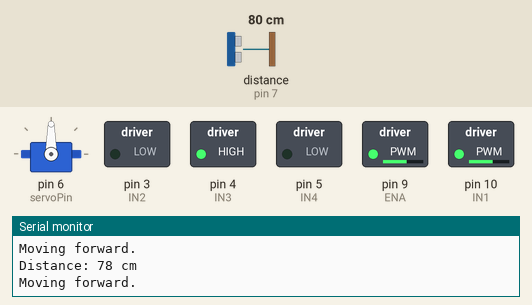
Bench run of a sketch on a simulated Arduino Uno, built with avr-gcc and run on an emulated ATmega328P. Shown: servo, switched loads named in the sketch (green lamp = pin HIGH), the last lines printed to the serial monitor. Wiring (inferred from the names in the program): ultrasonic range finder: trigger pin 8; echo pin 7. The test bench sets the inputs (shaded band); at power-on: distance to the obstacle (sensor on pin 7) 80 cm. The echo pulse lasts 58.3 µs per cm; pins used as bus, display or sensor lines are not drawn.

Above: at 1.2 s.
1.3 s: distance to the obstacle (sensor on pin 7) set to 23 cm
4.3 s: distance to the obstacle (sensor on pin 7) set to 19 cm
At 5.3 s:
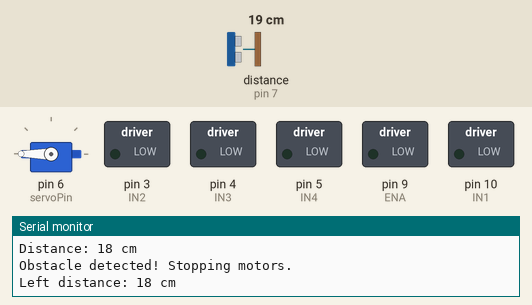
7.3 s: distance to the obstacle (sensor on pin 7) set to 35 cm
At 8.5 s:
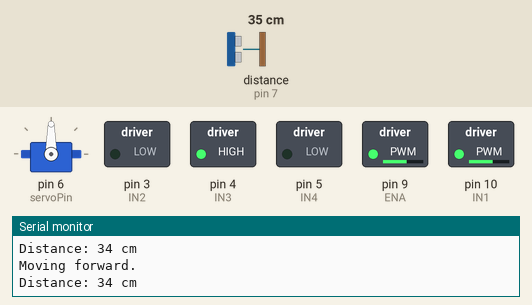
8.9 s: distance to the obstacle (sensor on pin 7) set to 2 cm
At 11.9 s:
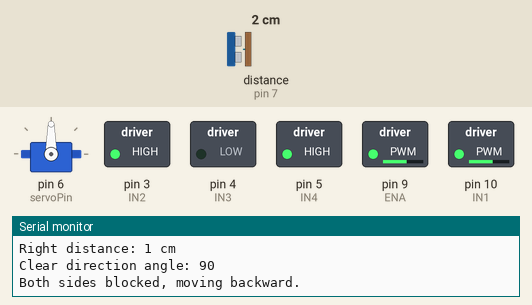
Timing chart, 0 to 12.9 s (numbered marks = the images above; inputs shaded):
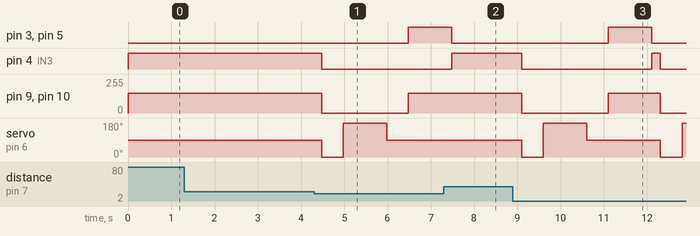

Measured:
- the behaviour switches between 21 and 20 cm on distance to the obstacle (sensor on pin 7) (found by bisection; images 0 and 1)
- after the input at 4.3 s, pin 3 (IN2), pin 5 (IN4): LOW → HIGH after 2.2 s; pin 4 (IN3): HIGH → LOW after 0.18 s; pin 9 (ENA), pin 10 (IN1): 150/255 → 0/255 after 0.18 s, → 150/255 2.0 s later; servo on pin 6 (servoPin): 90° → 0° after 0.18 s, → 180° 0.50 s later, → 90° 1.0 s later
- after the input at 7.3 s, pin 4 (IN3): goes on until 7.5 s, then stays HIGH; pin 9 (ENA), pin 10 (IN1): stays 150/255 (without the input it goes to 0/255 after 0.38 s); servo on pin 6 (servoPin): stays 90° (without the input it goes to 0° after 0.38 s)
- after the input at 8.9 s, pin 3 (IN2): LOW → HIGH after 2.2 s, → LOW 1.0 s later; pin 4 (IN3): HIGH → LOW after 0.20 s, → HIGH 3.0 s later, → LOW 0.20 s later

The sketch:

robo.ino
```cpp
#include <Servo.h>

// Define motor driver pins
const int IN1 = 10;
const int IN2 = 3;
const int IN3 = 4;
const int IN4 = 5;
const int ENA = 9; // PWM pin for motor A speed control
const int ENB = 10; // PWM pin for motor B speed control

// Define ultrasonic sensor pins
const int trigPin = 8;
const int echoPin = 7;

// Define servo motor
Servo myServo;
const int servoPin = 6;

// Variables to store distance and servo angle
long duration;
int distance;
int angle;
const int thresholdDistance = 20; // Distance to detect obstacle (in cm)

void setup() {
  // Initialize serial communication
  Serial.begin(9600);

  // Set all the motor control pins to outputs
  pinMode(IN1, OUTPUT);
  pinMode(IN2, OUTPUT);
  pinMode(IN3, OUTPUT);
  pinMode(IN4, OUTPUT);
  pinMode(ENA, OUTPUT);
  pinMode(ENB, OUTPUT);

  // Set up the ultrasonic sensor pins
  pinMode(trigPin, OUTPUT);
  pinMode(echoPin, INPUT);

  // Attach the servo to the pin
  myServo.attach(servoPin);

  // Move servo to initial position (center)
  myServo.write(90);

  // Debugging: confirm setup
  Serial.println("Setup complete. Starting loop...");
}

void loop() {
  // Get the distance from the ultrasonic sensor
  distance = getDistance();
  Serial.print("Distance: ");
  Serial.print(distance);
  Serial.println(" cm");

  // Check if there is an obstacle within the threshold distance
  if (distance < thresholdDistance) {
    // Obstacle detected, stop motors
    stopMotors();
    Serial.println("Obstacle detected! Stopping motors.");

    // Scan with servo to find clear path
    int clearDirection = scanForClearPath();
    Serial.print("Clear direction angle: ");
    Serial.println(clearDirection);

    // Adjust movement direction based on the clear path
    if (clearDirection == 90) {
      // Move backward if both sides are blocked
      moveBackward();
      Serial.println("Both sides blocked, moving backward.");
      delay(1000); // Move backward for 1 second
    } else if (clearDirection < 90) {
      // Turn left
      moveLeft();
      Serial.println("Turning left.");
      delay(1000); // Turn left for 1 second
    } else if (clearDirection > 90) {
      // Turn right
      moveRight();
      Serial.println("Turning right.");
      delay(1000); // Turn right for 1 second
    }

    moveForward();
  } else {
    // No obstacle, move forward
    moveForward();
    Serial.println("Moving forward.");
  }

  // Return servo to initial position (center)
  myServo.write(90);

  delay(200); // Wait a bit before the next reading
}

// Function to get the distance from the ultrasonic sensor
int getDistance() {
  // Send a 10us pulse to trigger pin
  digitalWrite(trigPin, LOW);
  delayMicroseconds(2);
  digitalWrite(trigPin, HIGH);
  delayMicroseconds(10);
  digitalWrite(trigPin, LOW);

  // Measure the duration of the echo pulse
  duration = pulseIn(echoPin, HIGH);

  // Calculate the distance (in cm)
  int distance = duration * 0.034 / 2;

  return distance;
}

// Function to scan for a clear path using the servo
int scanForClearPath() {


  int leftDistance, rightDistance;

  // Look to the left (0 degrees)
  myServo.write(0);
  delay(500); // Allow time for servo to move
  leftDistance = getDistance();
  Serial.print("Left distance: ");
  Serial.print(leftDistance);
  Serial.println(" cm");

  // Look to the right (180 degrees)
  myServo.write(180);
  delay(1000); // Allow time for servo to move
  rightDistance = getDistance();
  Serial.print("Right distance: ");
  Serial.print(rightDistance);
  Serial.println(" cm");

  // Return to center (90 degrees)
  myServo.write(90);
  delay(500); // Allow time for servo to move

  // Determine the clearer path
  if (leftDistance < thresholdDistance && rightDistance < thresholdDistance) {
    return 90; // Both sides are blocked, signal to move backward
  } else if (leftDistance > rightDistance) {
    return 0; // Clearer to the left
  } else {
    return 180; // Clearer to the right
  }
}

// Motor control functions
void moveForward() {
  // Set motors to move forward
  digitalWrite(IN1, HIGH);
  digitalWrite(IN2, LOW);
  digitalWrite(IN3, HIGH);
  digitalWrite(IN4, LOW);

  // Set speed
  analogWrite(ENA, 150); // Full speed for motor A
  analogWrite(ENB, 150); // Full speed for motor B
}

void moveBackward() {
  // Set motors to move backward
  digitalWrite(IN1, LOW);
  digitalWrite(IN2, HIGH);
  digitalWrite(IN3, LOW);
  digitalWrite(IN4, HIGH);

  // Set speed
  analogWrite(ENA, 150); // Full speed for motor A
  analogWrite(ENB, 150); // Full speed for motor B
}

void moveLeft() {
  // Set motors to turn left
  digitalWrite(IN1, LOW);
  digitalWrite(IN2, HIGH);
  digitalWrite(IN3, HIGH);
  digitalWrite(IN4, LOW);

  // Set speed
  analogWrite(ENA, 150); // Full speed for motor A
  analogWrite(ENB, 150); // Full speed for motor B
}

void moveRight() {
  // Set motors to turn right
  digitalWrite(IN1, HIGH);
  digitalWrite(IN2, LOW);
  digitalWrite(IN3, LOW);
  digitalWrite(IN4, HIGH);

  // Set speed
  analogWrite(ENA, 150); // Full speed for motor A
  analogWrite(ENB, 150); // Full speed for motor B
}

void stopMotors() {
  // Stop both motors
  digitalWrite(IN1, LOW);
  digitalWrite(IN2, LOW);
  digitalWrite(IN3, LOW);
  digitalWrite(IN4, LOW);

  // Set speed to zero
  analogWrite(ENA, 0);
  analogWrite(ENB, 0);
}
```
